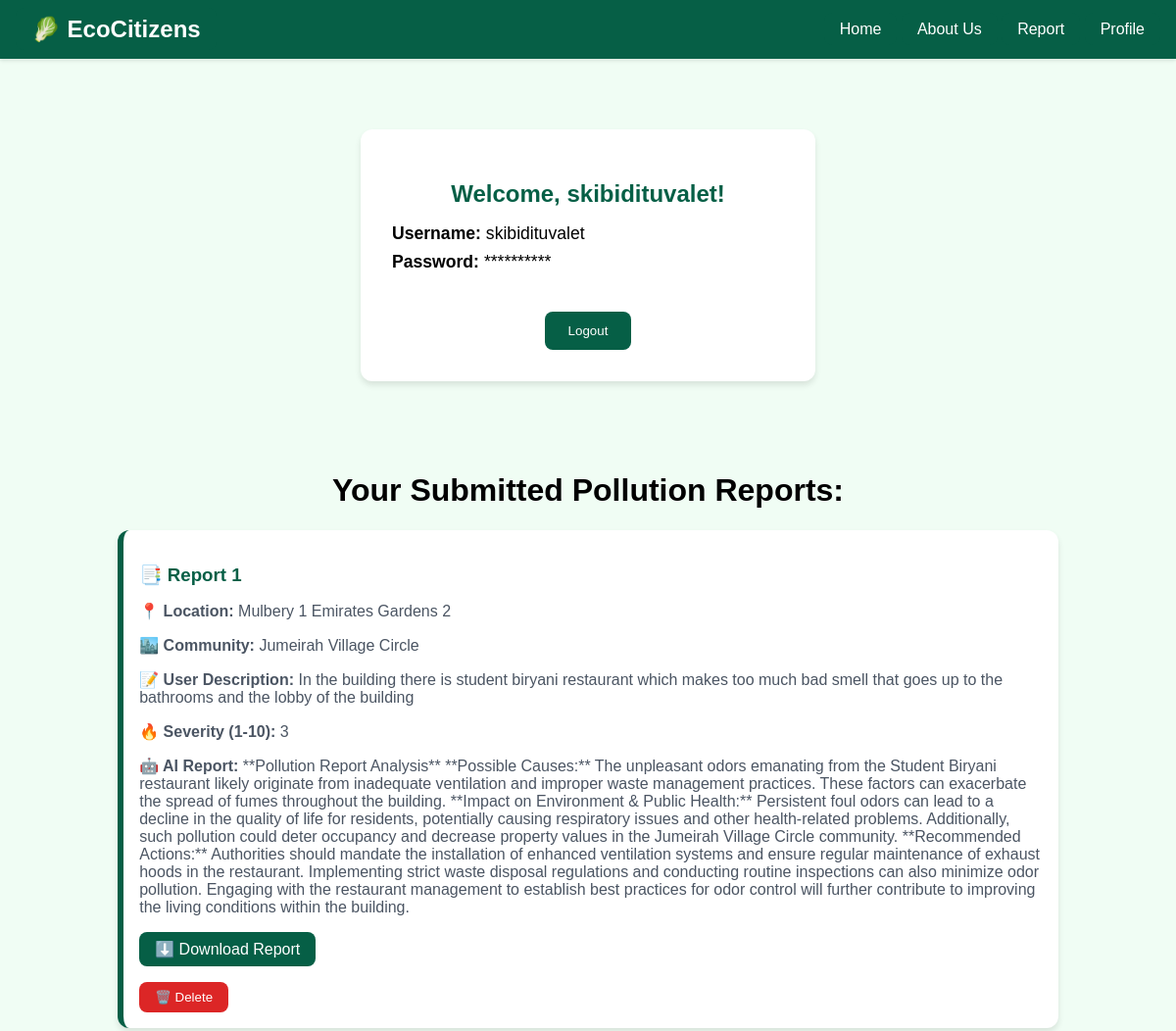
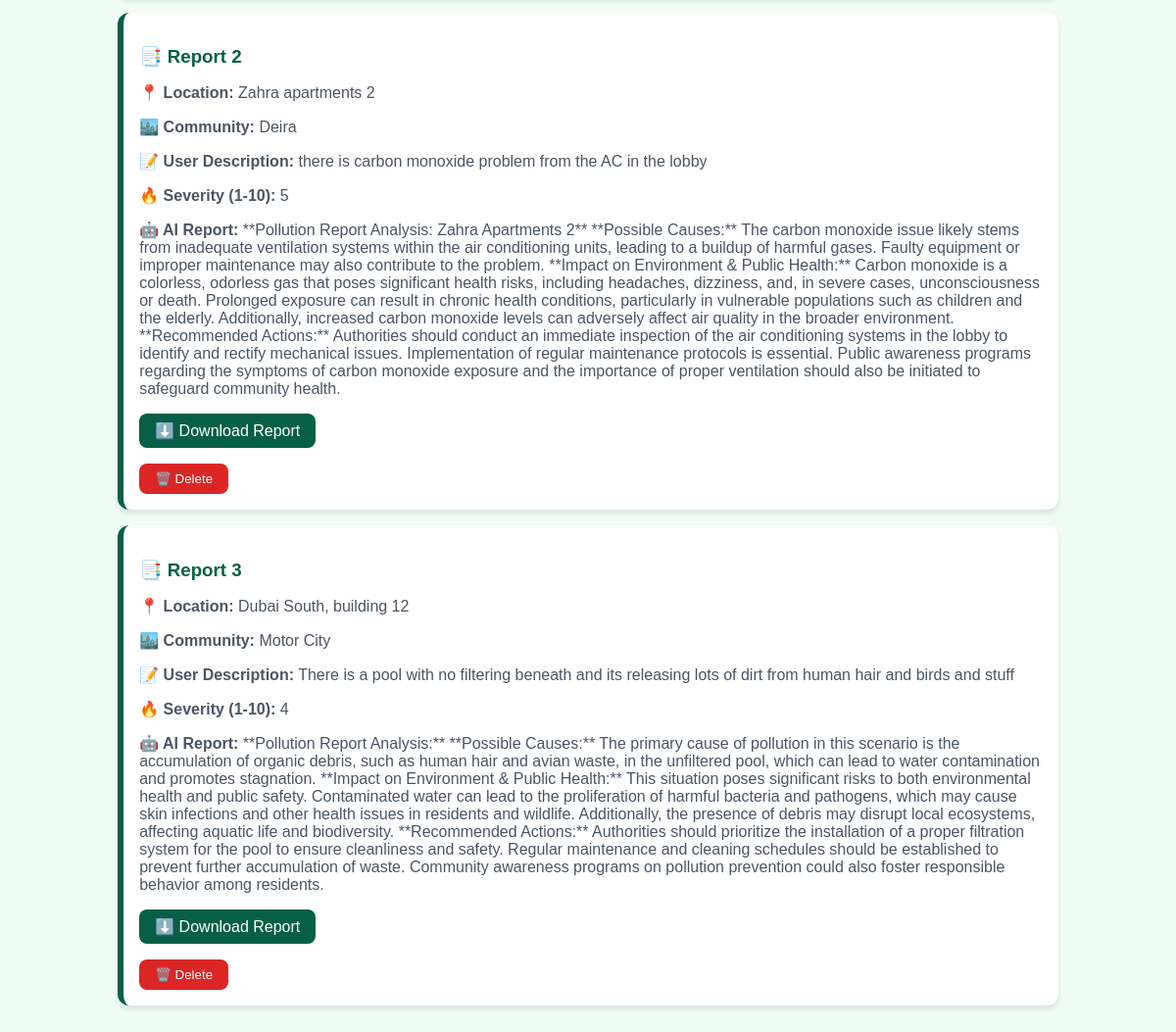
The app's page /profile (signed in) with its own data (2 pictures, top to bottom).
### app.py (models this page shows)
class User(db.Model, UserMixin):
    id = db.Column(db.Integer, primary_key=True)
    username = db.Column(db.String(20), nullable=False, unique=True)
    password = db.Column(db.String(80), nullable=False)

class PollutionReport(db.Model):
    id = db.Column(db.Integer, primary_key=True)
    location = db.Column(db.String(200), nullable=False)
    community = db.Column(db.String(100), nullable=False)
    description = db.Column(db.Text, nullable=False)
    ai_response = db.Column(db.Text)
    severity = db.Column(db.Integer, nullable=False)

### app.py (the view)
@app.route('/profile')
@login_required
def profile():
    reports = PollutionReport.query.all()
    return render_template('profile.html',reports=reports)

### app.py (called while the page is built)
@login_manager.user_loader
def load_user(user_id):
    return User.query.get(int(user_id))

### templates/profile.html (shortened to what this page needs)
<!DOCTYPE html>
<html lang="en">
<head>
  <link rel="stylesheet" href="{{ url_for('static', filename='styles.css') }}">
</head>
<body class="bg-green-100">
  <nav class="navbar">
    <div class="logo">
      <a href="{{ url_for('home') }}" class="logo-link">🥬 EcoCitizens</a>
    </div>
    <div class="nav-links">
      <a href="{{ url_for('home') }}" class="logo-link">Home</a>
      <a href="{{ url_for('about') }}" class="logo-link">About Us</a>
      <a href="{{ url_for('report') }}" class="logo-link">Report</a>
      {% if current_user.is_authenticated %}
      <a href="{{ url_for('profile') }}" class="logo-link">Profile</a>
      {% else %}
      <a href="{{ url_for('login') }}" class="logo-link">Accounts/Status</a>
      {% endif %}
    </div>
  </nav>
  <div class="container">
    <div class="profile-container">
      <h2>Welcome, {{ current_user.username }}!</h2>
      <div class="profile-details">
        <p><strong>Username:</strong> {{ current_user.username }}</p>
        <p><strong>Password:</strong> **********</p>
      </div>
      <form method="POST" action="{{ url_for('logout') }}">
        <button type="submit" class="btn-logout">Logout</button>
      </form>
    </div>
  </div>
  <div class="container" style="padding: 0rem 1.5rem;">
    <h1>Your Submitted Pollution Reports:</h1>
    <div class="reports-list">
      {% for report in reports %}
        <div class="report-card">
          <h3>📑 Report {{ loop.index }}</h3>
          <p><strong>📍 Location:</strong> {{ report.location }}</p>
          <p><strong>🏙️ Community:</strong> {{ report.community }}</p>
          <p><strong>📝 User Description:</strong> {{ report.description }}</p>
          <p><strong>🔥 Severity (1-10):</strong> <span class="severity-{{ report.severity }}">{{ report.severity }}</span></p>
          <p><strong>🤖 AI Report:</strong> {{ report.ai_response }}</p>
          <a href="{{ url_for('download_report', report_id=report.id) }}" class="btn-download">⬇️ Download Report</a>
          <form method="POST" action="{{ url_for('delete_report', report_id=report.id) }}">
            <button type="submit" class="btn-delete">🗑️ Delete</button>
          </form>
        </div>
      {% endfor %}
    </div>
  </div>
  <br>
  <br>
</body>
</html>

### static/styles.css (style rules this page uses)
body { background-color: #f0fdf4; font-family: Arial, sans-serif; margin: 0; padding: 0; }
.navbar { background-color: #065f46; color: white; padding: 1rem; display: flex; justify-content: space-between; align-items: center; box-shadow: 0 2px 4px rgba(0, 0, 0, 0.1); }
.logo { font-size: 1.5rem; font-weight: bold; }
.container { max-width: 1200px; margin: 0 auto; padding: 2.5rem 1rem; }
.container { text-align: center; }
.logo-link { text-decoration: none; color: white; padding: 0.5rem 1rem; background-color: #065f46; border-radius: 0.5rem; transition: background-color 0.3s; }
.reports-list { display: flex; flex-direction: column; gap: 1rem; align-items: center; }
.report-card { background-color: white; width: 80%; padding: 1rem; border-radius: 0.75rem; box-shadow: 0 4px 6px rgba(0, 0, 0, 0.1); border-left: 6px solid #065f46; transition: transform 0.2s ease-in-out; text-align: left; }
.report-card h3 { color: #065f46; margin-bottom: 0.5rem; }
.report-card p { color: #4b5563; margin-bottom: 0.5rem; }
.btn-delete { background-color: #dc2626; color: white; padding: 0.5rem 1rem; border: none; border-radius: 0.5rem; cursor: pointer; margin-top: 1rem; transition: background-color 0.3s; }
.btn-download { display: inline-block; margin-top: 0.5rem; padding: 0.5rem 1rem; background-color: #065f46; color: white; border-radius: 0.5rem; text-decoration: none; font-size: 1rem; transition: background-color 0.3s; }

### templates/profile.html (style rules this page uses)
.profile-container { max-width: 400px; margin: 2rem auto; background: #fff; padding: 2rem; border-radius: 0.75rem; box-shadow: 0 4px 6px rgba(0, 0, 0, 0.1); text-align: center; }
.profile-container h2 { color: #065f46; margin-bottom: 1rem; }
.profile-details { text-align: left; margin: 1rem 0; }
.profile-details p { font-size: 1.1rem; margin: 0.5rem 0; }
.btn-logout { margin-top: 1.5rem; padding: 0.75rem 1.5rem; background-color: #065f46; color: #fff; border: none; border-radius: 0.5rem; cursor: pointer; transition: background-color 0.3s; }

### records on screen
User: username "skibidituvalet"
PollutionReport: location "Mulbery 1 Emirates Gardens 2", community "Jumeirah Village Circle", description "In the building there is student biryani restaurant which makes too much bad smell that goes up to the bathrooms and the lobby of the building", severity "3", ai_response "**Pollution Report Analysis** **Possible Causes:** The unpleasant odors emanating from the Student Biryani restaurant likely originate from inadequate ventilation and improper waste management practices. These factors can exacerbate the spread of fumes throughout the building. **Impact on Environment & Public Health:** Persistent foul odors can lead to a decline in the quality of life for residents, potentially causing respiratory issues and other health-related problems. Additionally, such pollution could deter occupancy and decrease property values in the Jumeirah Village Circle community. **Recommended Actions:** Authorities should mandate the installation of enhanced ventilation systems…"
PollutionReport: location "Zahra apartments 2", community "Deira", description "there is carbon monoxide problem from the AC in the lobby", severity "5", ai_response "**Pollution Report Analysis: Zahra Apartments 2** **Possible Causes:** The carbon monoxide issue likely stems from inadequate ventilation systems within the air conditioning units, leading to a buildup of harmful gases. Faulty equipment or improper maintenance may also contribute to the problem. **Impact on Environment & Public Health:** Carbon monoxide is a colorless, odorless gas that poses significant health risks, including headaches, dizziness, and, in severe cases, unconsciousness or death. Prolonged exposure can result in chronic health conditions, particularly in vulnerable populations such as children and the elderly. Additionally, increased carbon monoxide levels can adversely…"
PollutionReport: location "Dubai South, building 12", community "Motor City", description "There is a pool with no filtering beneath and its releasing lots of dirt from human hair and birds and stuff", severity "4", ai_response "**Pollution Report Analysis:** **Possible Causes:** The primary cause of pollution in this scenario is the accumulation of organic debris, such as human hair and avian waste, in the unfiltered pool, which can lead to water contamination and promotes stagnation. **Impact on Environment & Public Health:** This situation poses significant risks to both environmental health and public safety. Contaminated water can lead to the proliferation of harmful bacteria and pathogens, which may cause skin infections and other health issues in residents and wildlife. Additionally, the presence of debris may disrupt local ecosystems, affecting aquatic life and biodiversity. **Recommended Actions:**…"
